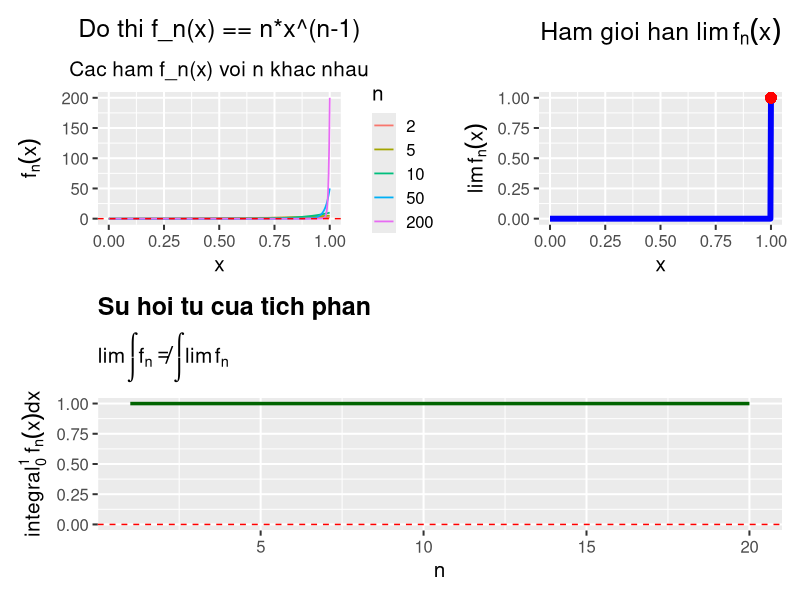

Here is the R script that generated this plot:
#EX5
library(ggplot2)
library(dplyr)
library(patchwork)

ns <- c(2, 5, 10, 50, 200)
x <- seq(0, 1, length.out = 400)


df_list <- lapply(ns, function(n) {
  data.frame(x = x, n = n, fn = n * x^(n - 1))
})
df_all <- bind_rows(df_list)


df_lim <- data.frame(
  x = x,
  limfn = ifelse(x < 1, 0, 1)
)


n_values <- seq(0, 20, by = 1)
integrals <- sapply(n_values, function(n) {
  if (n == 0) return(NA)
  integrate(function(x) n * x^(n - 1), 0, 1)$value
})
ints <- data.frame(n = n_values, integral = integrals)

#Hinh 1
p1 <- ggplot(df_all, aes(x = x, y = fn, color = factor(n))) +
  geom_line(linewidth = 0.6) +
  geom_hline(yintercept = 0, color = "red", linetype = "dashed") +
  labs(
    title = expression("Do thi f_n(x) == n*x^(n-1)"),
    subtitle = "Cac ham f_n(x) voi n khac nhau",
    x = "x", y = expression(f[n](x)),
    color = "n"
  ) +
  theme_gray(base_size = 15) +
  coord_cartesian(ylim = c(0, 200)) +
  theme(
    plot.title = element_text(hjust = 0.5, face = "bold"),
    plot.subtitle = element_text(hjust = 0.5)
  )

#Hinh 2
p2 <- ggplot(df_lim, aes(x = x, y = limfn)) +
  geom_line(color = "blue", linewidth = 2) +
  geom_point(aes(x = 1, y = 1), color = "red", size = 3) +
  labs(
    title = expression("Ham gioi han" ~ lim(f[n](x))),
    x = "x", y = expression(lim(f[n](x)))
  ) +
  coord_cartesian(ylim = c(0, 1.0)) +
  theme_gray(base_size = 15) +
  theme(plot.title = element_text(hjust = 0.5, face = "bold"))

#Hinh 3
p3 <- ggplot(ints, aes(x = n, y = integral)) +
  geom_line(linewidth = 1.2, color = "darkgreen") +
  geom_hline(yintercept = 0, linetype = "dashed", color = "red") +
  labs(
    title = "Su hoi tu cua tich phan",
    subtitle = expression(lim(integral(f[n])) != integral(lim(f[n]))),
    x = "n", y = expression(integral[0]^1~f[n](x)*dx)
  ) +
  theme_gray(base_size = 15) +
  theme(
    plot.title = element_text(hjust = 0, face = "bold"),
    plot.subtitle = element_text(hjust = 0)
  ) +
  coord_cartesian(xlim = c(0, 20), ylim = c(0, 1)) +
  scale_x_continuous(breaks = c(5, 10, 15, 20), expand = expansion(mult = c(0, 0.05)))

(p1 + p2) / p3